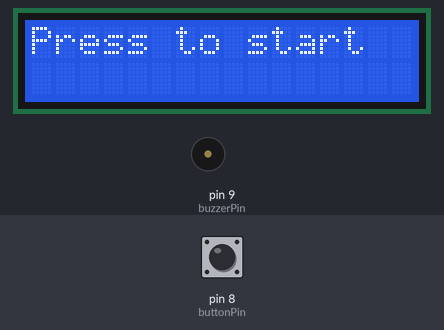
Recording of a sketch running on a simulated Arduino Uno, built with avr-gcc and run on an emulated ATmega328P. Parts: 16×2 character LCD, buzzer (waves = sounding). The inputs (shaded band) are chosen by the test bench; at power-on: pin 8 (buttonPin) LOW. Random numbers use the default seed unless the sketch sets one.

Above: at 1.2 s.
1.3 s: pin 8 (buttonPin) pulled HIGH for 0.15 s
At 2.3 s:
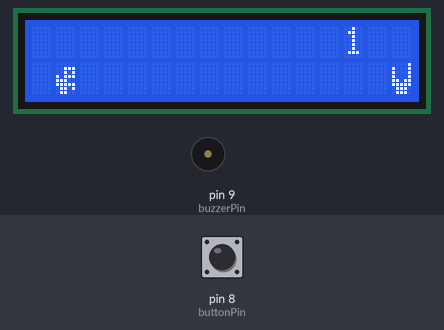
3.9 s: pin 8 (buttonPin) pulled HIGH for 1 s
At 5.4 s:
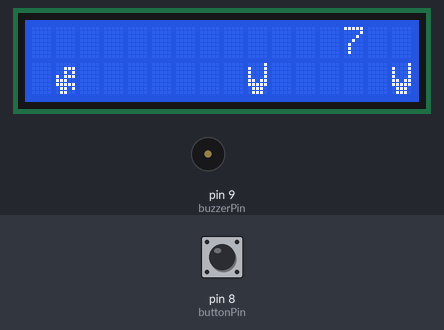
7.9 s: pin 8 (buttonPin) pulled HIGH for 3.2 s
At 12.8 s:
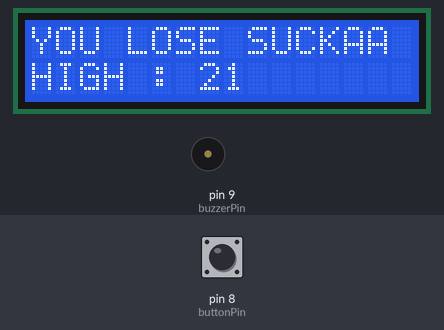
16.7 s: pin 8 (buttonPin) pulled HIGH for 1 s
At 18.8 s:
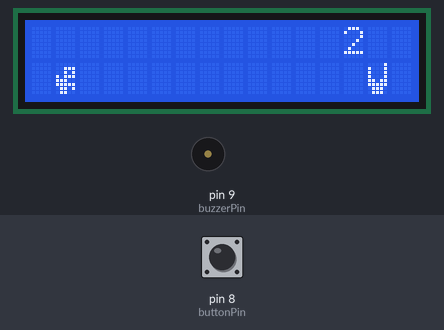
Timing chart, 0 to 20.3 s (numbered marks = the images above; inputs shaded):
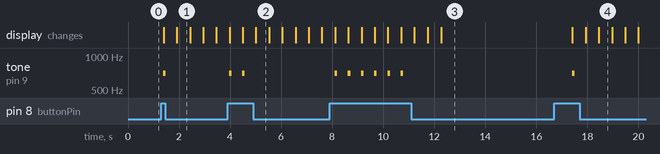

Measured:
- after the input at 1.3 s, tone on pin 9 (buzzerPin): silent → 700 Hz after 0.08 s, → silent 0.10 s later; the display: first changes after 0.10 s (image 1 shows a later state)
- after the input at 3.9 s, tone on pin 9 (buzzerPin): alternates 700 Hz for 0.10 s and silent for 0.42 s, 4 changes in all, then stays silent, starting after 0.07 s
- after the input at 7.9 s, tone on pin 9 (buzzerPin): alternates 700 Hz for 0.10 s and silent for 0.42 s, 12 changes in all, then stays silent, starting after 0.20 s
- after the input at 16.7 s, tone on pin 9 (buzzerPin): silent → 700 Hz after 0.70 s, → silent 0.10 s later
- what the display in image 1 shows lasts 0.5 s, from 1.9 s to 2.4 s

The sketch:

chrome_dino_game_self.ino
```cpp
#include<Wire.h>
#include<LiquidCrystal_I2C.h>

LiquidCrystal_I2C lcd(0X3F, 2, 1, 0, 4, 5, 6, 7, 3, POSITIVE);

boolean dinoOnGround = true;

int buttonPin = 8;
int buzzerPin = 9;

int buttonState = 0;

int highScore = 0;

boolean playState = false;

int dist;


byte dino [8]
{ B00000,
  B00111,
  B00101,
  B10111,
  B11100,
  B11111,
  B01101,
  B01100,
};

byte tree [8]
{
  B00001,
  B10001,
  B10001,
  B10001,
  B11011,
  B11111,
  B01110,
  B01110
};

int score = 0;


void setup() {
  // put your setup code here, to run once:
 lcd.begin(16,2);
 lcd.createChar(7, dino);
 lcd.createChar(6,tree);
 lcd.setCursor(0,1);
 lcd.write(7);
 pinMode(buttonPin,INPUT);
 pinMode(buzzerPin,OUTPUT);
}

void loop() {
  // put your main code here, to run repeatedly:


 lcd.clear();


if(!playState){
   lcd.setCursor(0,0);
 lcd.print("Press to start");

 if(digitalRead(buttonPin)==HIGH)
 {
  playState = true;
 }
}


 if(playState)
 {
  startGame();
 }

 delay(100);
}


void startGame(){

lcd.clear();

  dist = random(4,9);
 int distTwo = random(4,9);

  for(int i=16; i>=-(dist+distTwo); i--){

   lcd.setCursor(13,0);
 lcd.print(score);

  int state = digitalRead(buttonPin);


 if(state == HIGH)
 {
  buttonState = 1;
  tone(buzzerPin,700,100);


 }
 else if(state == LOW)
 {
   buttonState = 0;
 }

 if(buttonState == 1){
  lcd.setCursor(1,0);
  lcd.write(7);
  lcd.setCursor(1,1);
  lcd.print(" ");
  dinoOnGround = false;


 }
 else{
  lcd.setCursor(1,1);
  lcd.write(7);
  lcd.setCursor(1,0);
  lcd.print(" ");
  dinoOnGround = true;
 }


 lcd.setCursor(i,1);
  lcd.write(6);
  lcd.setCursor(i+1,1);
  lcd.print(" ");

  lcd.setCursor(i+dist,1);
  lcd.write(6);
  lcd.setCursor(i+dist+1,1);
  lcd.print(" ");

   lcd.setCursor(i+dist+distTwo,1);
  lcd.write(6);
  lcd.setCursor(i+dist+distTwo+1,1);
  lcd.print(" ");

  if((i+dist+distTwo)==-1){
    i=12;
  }

  if(i==1 && (dinoOnGround == true))
  {
    lcd.clear();
    lcd.print("YOU LOSE SUCKAA");
    if(score>highScore){
      highScore = score;

    }
    lcd.setCursor(0,1);
      lcd.print("HIGH : ");
      lcd.print(highScore);
    playState = false;
    delay(5000);
    score = 0;
    break;
  }
  else if(i+dist == 1 && (dinoOnGround == true))
  {
    lcd.clear();
    lcd.print("YOU LOSE SUCKAA");
    if(score>highScore){
      highScore = score;
    }
    lcd.setCursor(0,1);
      lcd.print("HIGH : ");
      lcd.print(highScore);
    playState = false;
    delay(5000);
    score = 0;
    break;
  }
  else if(i+dist+distTwo == 1 && (dinoOnGround == true))
  {
    lcd.clear();
    lcd.print("YOU LOSE SUCKAA");
    if(score>highScore){
      highScore = score;

    }
    lcd.setCursor(0,1);
      lcd.print("HIGH : ");
      lcd.print(highScore);
    playState = false;
    delay(5000);
    score = 0;
    break;
  }

score++;

  delay(500);

 }

}
```
